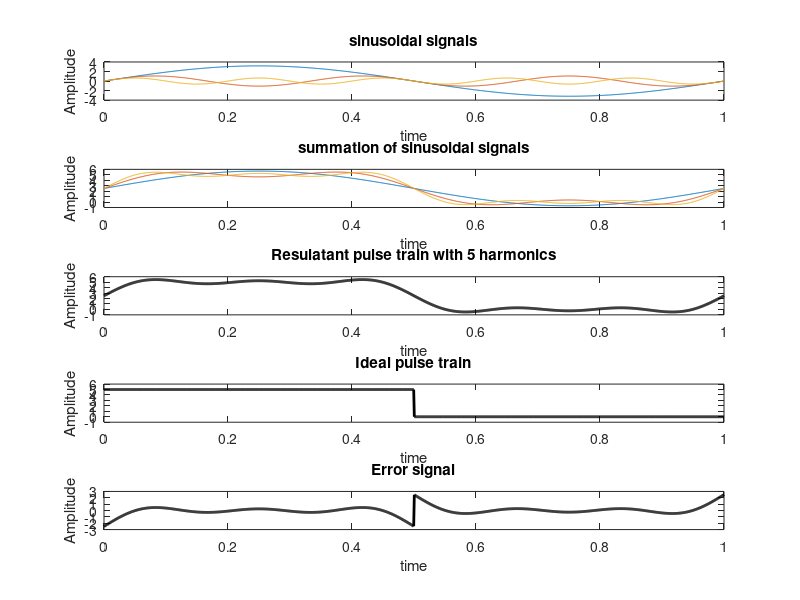

The MATLAB script that drew this image:
clc; clear;close all;
N=1000;
t=linspace(0,1,N);
A=5;
res=A/2;
M=input('Number of harmonics=')
for i=1:2:M
    e=(2*A/pi)*(1/i)*sin(i*2*pi*1*t);
    res=res+e;

    subplot(511)
    plot(t,e);
    hold on

    subplot(512)
    plot(t,res);
    hold on
end
hold off

subplot(511)
ylabel('Amplitude')
xlabel({'time'})
title('sinusoidal signals')

subplot(512)
ylabel('Amplitude')
xlabel({'time'})
title('summation of sinusoidal signals')

subplot(513)
plot(t,res,'k','linewidth',2)
ylabel('Amplitude')
xlabel({'time'})
title(['Resulatant pulse train with ' num2str(M) ' harmonics'])

%ideal pulse train.
y1=A*ones(1,N/2);
y2=zeros(1,N/2);
y=[y1 y2];
subplot(514)
plot(t, y, 'k','linewidth',2)
ylabel('Amplitude')
xlabel({'time'})
ylim([-1 A+1]);
title('Ideal pulse train')

%error signal
subplot(515)
plot(t, (res-y), 'k','linewidth',2)
ylabel('Amplitude')
xlabel({'time'})
title('Error signal')
